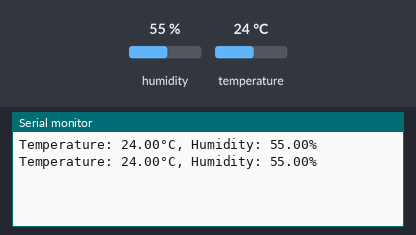
The sketch below on a simulated Arduino Uno, built with avr-gcc and run on an emulated ATmega328P. Shown: the last lines printed to the serial monitor. The test bench sets the inputs (shaded band); at power-on: humidity 55 %, temperature 24 °C.

Above: at 2.8 s.
2.9 s: humidity set to 22 %
At 4.5 s:
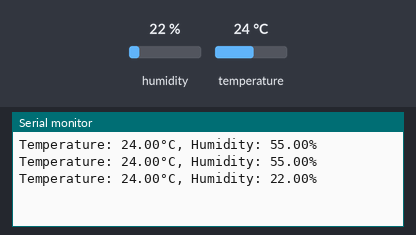
5.6 s: temperature set to 12 °C
At 6.9 s:
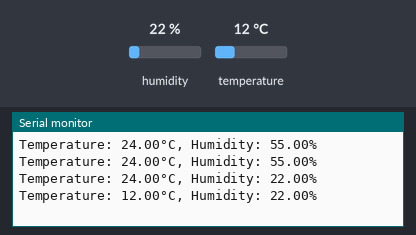
8.3 s: humidity set to 40 %
At 10.6 s:
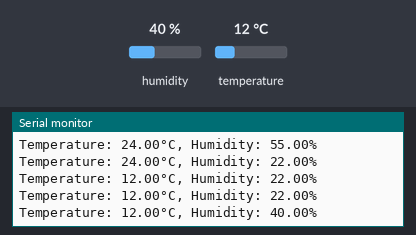
Timing chart, 0 to 12.1 s (numbered marks = the images above; inputs shaded):
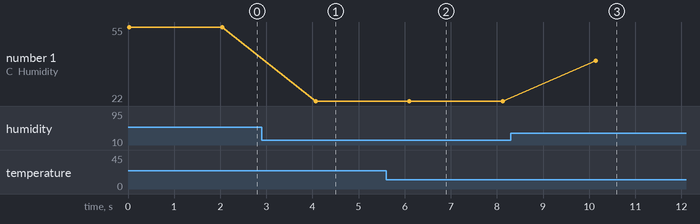

The sketch:

test_dht_sensor.ino
```cpp
#include "DHT.h"
// Pin where the sensor is connected
#define DHTPIN 2
#define DHTTYPE DHT11

DHT dht(DHTPIN, DHTTYPE);

void setup() {
    Serial.begin(9600); // Serial communication at 9600 baud
    dht.begin();
}
void loop() {
    float temp = dht.readTemperature();
    float hum = dht.readHumidity();

    if (isnan(temp) || isnan(hum)) {
        Serial.println("Failed to read from DHT sensor!");
        return;
    }
    Serial.print("Temperature: ");
    Serial.print(temp);
    Serial.print("°C, Humidity: ");
    Serial.print(hum);
    Serial.println("%");
    delay(2000);
}
```

Measured:
- after the input at 2.9 s, the serial monitor: prints a new line after 1.2 s (image 1)
- after the input at 5.6 s, the serial monitor: prints a new line after 0.50 s (image 2)
- after the input at 8.3 s, the serial monitor: prints a new line after 1.8 s (image 3)
- plotted number 1: 55 → 22 after the input at 2.9 s, 22 → 40 after the input at 8.3 s
